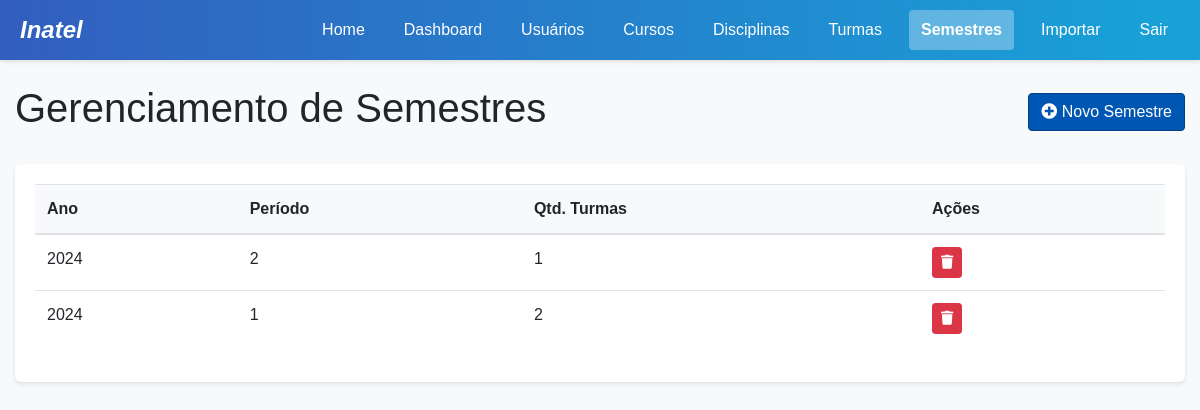
The page /custom-admin/semesters/ (signed in) on the database as committed earlier.
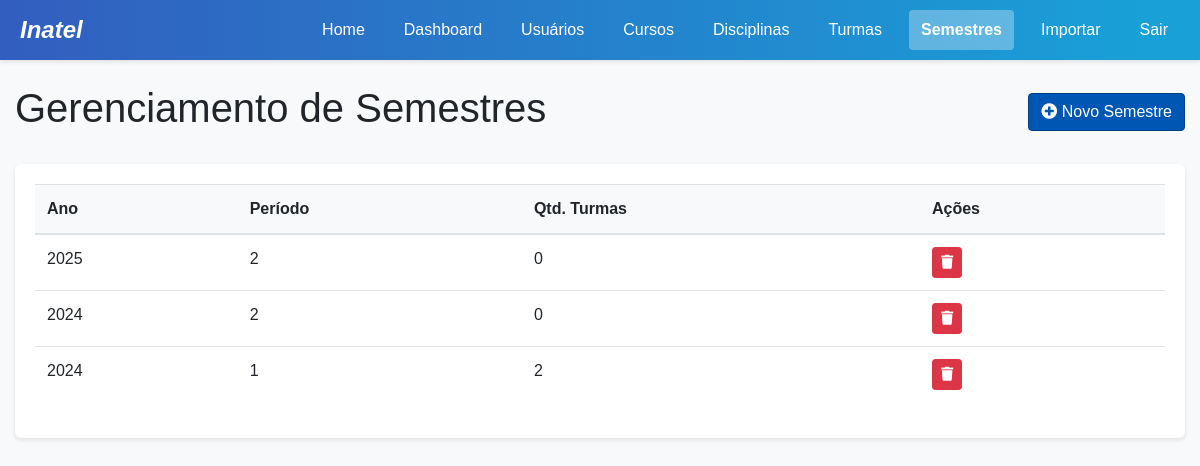
The same page on the database as committed later.
### project/models.py (models this page shows)
class Semestre(models.Model):
    id = models.AutoField(primary_key=True)
    ano = models.IntegerField()
    periodo = models.IntegerField()  # 1 for first semester, 2 for second
    def __str__(self):
        return f"{self.ano}/{self.periodo}"

### project/views.py (the view)
    def wrapper(request, *args, **kwargs):
        if "user_type" not in request.session or "user_id" not in request.session:
            messages.error(
                request, "Você precisa estar logado para acessar esta página."
            )
            return redirect("login")
        user_type = request.session["user_type"]
        user_id = request.session["user_id"]
        try:
            if user_type == "aluno":
                Aluno.objects.get(idAluno=user_id)
            elif user_type == "professor":
                Professor.objects.get(idProfessor=user_id)
            elif user_type == "coordenador":
                Coordenador.objects.get(id=user_id)
            elif user_type == "admin":
                from .models import Admin
                Admin.objects.get(id=user_id)
            else:
                messages.error(request, "Tipo de usuário não reconhecido.")
                request.session.flush()
                return redirect("login")
        except Exception:
            messages.error(
                request,
                "Sua sessão expirou ou é inválida. Por favor, faça login novamente.",
            )
            request.session.flush()
            return redirect("login")
        return view_func(request, *args, **kwargs)

### project/context_processors.py (called while the page is built)
def user_data(request):
    context = {
        'user_type': request.session.get('user_type'),
        'user_id': request.session.get('user_id'),
        'username': request.session.get('username'),
    }
    if 'user_type' in request.session:
        notificacoes = obter_notificacoes_usuario(request)
        context['notificacoes_nao_lidas'] = notificacoes.filter(lida=False)
        context['notificacoes_count'] = context['notificacoes_nao_lidas'].count()
    return context

### project/utils.py (called while the page is built)
def obter_notificacoes_usuario(request):
    from .models import Notificacao, Aluno, Professor, Coordenador, Admin
    user_type = request.session.get('user_type')
    user_id = request.session.get('user_id')
    if not user_type or not user_id:
        return Notificacao.objects.none()
    if user_type == 'aluno':
        return Notificacao.objects.filter(aluno_id=user_id)
    elif user_type == 'professor':
        return Notificacao.objects.filter(professor_id=user_id)
    elif user_type == 'coordenador':
        return Notificacao.objects.filter(coordenador_id=user_id)
    elif user_type == 'admin':
        return Notificacao.objects.filter(admin_id=user_id)
    return Notificacao.objects.none()

### project/templates/admin/semesters.html (shortened to what this page needs)
<!DOCTYPE html>
<html lang="pt-br">
<head>
    {% load static %}
    <link rel="stylesheet" href="https://stackpath.bootstrapcdn.com/bootstrap/4.5.2/css/bootstrap.min.css">
    <link rel="stylesheet" href="{% static 'css/main.css' %}">
    <link rel="stylesheet" href="https://cdnjs.cloudflare.com/ajax/libs/font-awesome/5.15.3/css/all.min.css">
</head>
<body>
    {% include '_header.html' %}
    <div class="container mt-4">
        <div class="d-flex justify-content-between align-items-center mb-4">
            <h1>Gerenciamento de Semestres</h1>
            <button class="btn btn-primary" data-toggle="modal" data-target="#createSemesterModal">
                <i class="fas fa-plus-circle"></i> Novo Semestre
            </button>
        </div>
        <div class="card">
            <div class="card-body">
                <div class="table-responsive">
                    <table class="table table-hover">
                        <thead>
                            <tr>
                                <th>Ano</th>
                                <th>Período</th>
                                <th>Qtd. Turmas</th>
                                <th>Ações</th>
                            </tr>
                        </thead>
                        <tbody>
                            {% for semestre in semestres %}
                                <tr>
                                    <td>{{ semestre.ano }}</td>
                                    <td>{{ semestre.periodo }}</td>
                                    <td>{{ semestre.turmas.count }}</td>
                                    <td>
                                        <button class="btn btn-sm btn-danger delete-semester" data-toggle="modal" data-target="#deleteSemesterModal"
                                                data-id="{{ semestre.id }}" data-nome="{{ semestre }}">
                                            <i class="fas fa-trash"></i>
                                        </button>
                                    </td>
                                </tr>
                            {% empty %}
                                <tr>
                                    <td colspan="4" class="text-center">Nenhum semestre cadastrado.</td>
                                </tr>
                            {% endfor %}
                        </tbody>
                    </table>
                </div>
            </div>
        </div>
    </div>
</body>
</html>

Rows that differ between the two databases and show on the page:
added Semestre: ano "2025", periodo "2", turmas.count "0"
computed for Semestre (number 2 of 3 on the later page): turmas.count "1" → "0"
